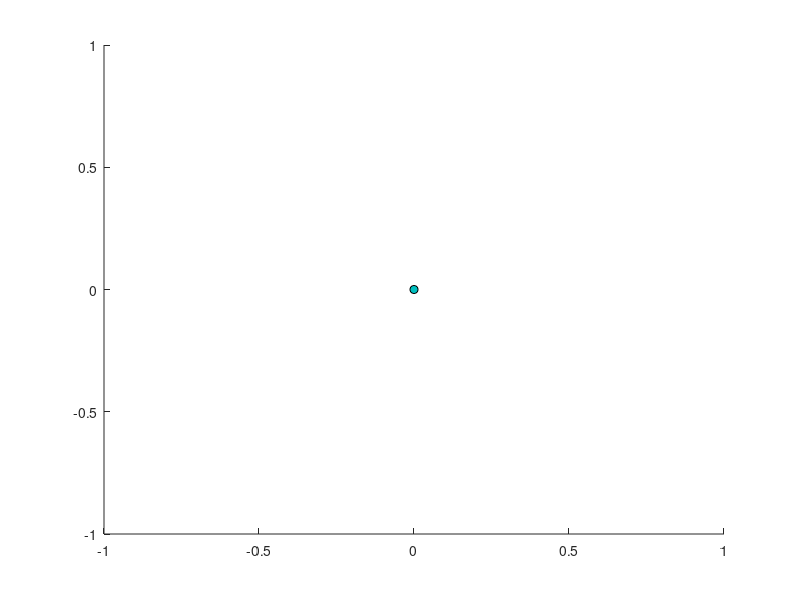

Recreate this plot in MATLAB.
%% Origin
% This script plotts the origin as a blue sphere. Helpful to visualize the
% difference between the cartesian center and geometric center.
%
% See Also: GeomCenter, PlotMolecule, R3mCalculate
%
% Author: Kevin DeBoyace
%         Wildfong Lab
%         Duquesne University
% Updated: Jan 2019


hold on
scatter3(0,0,0, 'MarkerEdgeColor', 'k','MarkerFaceColor', [0 0.75 0.75])
